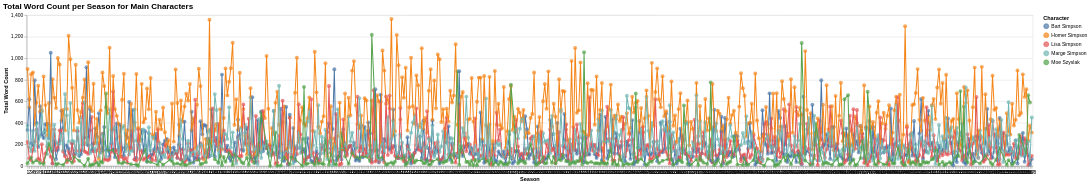

Notebook code cell kept with this figure:
### Code cell
points = alt.Chart(data_q2_2_main).mark_point(filled = True, size=60).encode(
    x=alt.X('episode_id:O', title='Season'),
    y=alt.Y('word_count:Q', title='Total Word Count'),
    color=alt.Color('raw_character_text:N', title='Character'),
    tooltip=['season', 'number_in_season','raw_character_text', 'word_count']
)

lines = alt.Chart(data_q2_2_main).mark_line().encode(
    x=alt.X('episode_id:O', title='Season'),
    y=alt.Y('word_count:Q', title='Total Word Count'),
    color=alt.Color('raw_character_text:N', title='Character')
    
)

(points + lines).properties(
    title='Total Word Count per Season for Main Characters',
    width=2000,
).configure_title(
    fontSize=16,
    anchor='start'
).configure_axisX(
    labelAngle=0,
)

### Figure 1 — Vega specification as saved in the notebook (floating-point values rounded to 4 significant figures; data arrays with more than 128 entries replaced by an {"elided": "..."} marker saying what was removed)
{"$schema": "https://vega.github.io/schema/vega/v6.json", "data": [{"name": "source_0", "values": {"elided": "2627 records"}}, {"name": "data_0", "values": {"elided": "2627 records"}}, {"name": "data_0_x_domain_episode_id_0", "values": {"elided": "564 records"}}, {"name": "source_0_x_domain_episode_id_1", "values": {"elided": "564 records"}}, {"name": "data_0_color_domain_raw_character_text_0", "values": [{"raw_character_text": "Bart Simpson"}, {"raw_character_text": "Homer Simpson"}, {"raw_character_text": "Lisa Simpson"}, {"raw_character_text": "Marge Simpson"}, {"raw_character_text": "Moe Szyslak"}]}, {"name": "source_0_color_domain_raw_character_text_1", "values": [{"raw_character_text": "Bart Simpson"}, {"raw_character_text": "Homer Simpson"}, {"raw_character_text": "Lisa Simpson"}, {"raw_character_text": "Marge Simpson"}, {"raw_character_text": "Moe Szyslak"}]}], "marks": [{"type": "symbol", "name": "layer_0_marks", "from": {"data": "data_0"}, "encode": {"update": {"tooltip": {"signal": "{\"season\": format(datum[\"season\"], \"\"), \"number_in_season\": format(datum[\"number_in_season\"], \"\"), \"raw_character_text\": isValid(datum[\"raw_character_text\"]) ? datum[\"raw_character_text\"] : \"\"+datum[\"raw_character_text\"], \"word_count\": format(datum[\"word_count\"], \"\")}"}, "opacity": {"value": 0.7}, "size": {"value": 60}, "fill": {"field": "raw_character_text", "scale": "color"}, "x": {"field": "episode_id", "scale": "x"}, "y": {"field": "word_count", "scale": "y"}}}, "style": ["point"]}, {"type": "group", "name": "layer_1_pathgroup", "from": {"facet": {"data": "source_0", "name": "faceted_path_layer_1_main", "groupby": ["raw_character_text"]}}, "encode": {"update": {"height": {"field": {"signal": null, "datum": null, "group": "height", "parent": null}}, "width": {"field": {"signal": null, "datum": null, "group": "width", "parent": null}}}}, "marks": [{"type": "line", "name": "layer_1_marks", "from": {"data": "faceted_path_layer_1_main"}, "sort": {"field": "x"}, "encode": {"update": {"stroke": {"field": "raw_character_text", "scale": "color"}, "defined": {"signal": "isValid(datum[\"word_count\"]) && isFinite(+datum[\"word_count\"])"}, "y": {"field": "word_count", "scale": "y"}, "x": {"field": "episode_id", "scale": "x"}}}, "style": ["line"]}]}], "scales": [{"name": "x", "type": "point", "domain": {"fields": [{"data": "data_0_x_domain_episode_id_0", "field": "episode_id"}, {"data": "source_0_x_domain_episode_id_1", "field": "episode_id"}], "sort": true}, "range": [0, {"signal": "width"}], "padding": 0.5}, {"name": "y", "type": "linear", "domain": {"fields": [{"data": "data_0", "field": "word_count"}, {"data": "source_0", "field": "word_count"}]}, "range": [{"signal": "height"}, 0], "zero": true, "nice": true}, {"name": "color", "type": "ordinal", "domain": {"fields": [{"data": "data_0_color_domain_raw_character_text_0", "field": "raw_character_text"}, {"data": "source_0_color_domain_raw_character_text_1", "field": "raw_character_text"}], "sort": true}, "range": "category"}], "axes": [{"scale": "y", "maxExtent": 0, "minExtent": 0, "ticks": false, "domain": false, "zindex": 0, "grid": true, "gridScale": "x", "tickCount": {"signal": "ceil(height/40)"}, "aria": false, "labels": false, "orient": "left"}, {"scale": "x", "labelBaseline": "top", "orient": "bottom", "grid": false, "title": "Season", "zindex": 0}, {"scale": "y", "tickCount": {"signal": "ceil(height/40)"}, "zindex": 0, "title": "Total Word Count", "orient": "left", "labelOverlap": true, "grid": false}], "title": {"text": "Total Word Count per Season for Main Characters", "anchor": "start"}, "config": {"axisX": {"labelAngle": 0}, "style": {"group-title": {"fontSize": 16}}}, "padding": 5, "width": 2000, "background": "white", "height": 300, "style": "cell", "legends": [{"title": "Character", "fill": "color", "symbolType": "circle", "encode": {"symbols": {"update": {"opacity": {"value": 0.7}}}}, "stroke": "color"}]}
